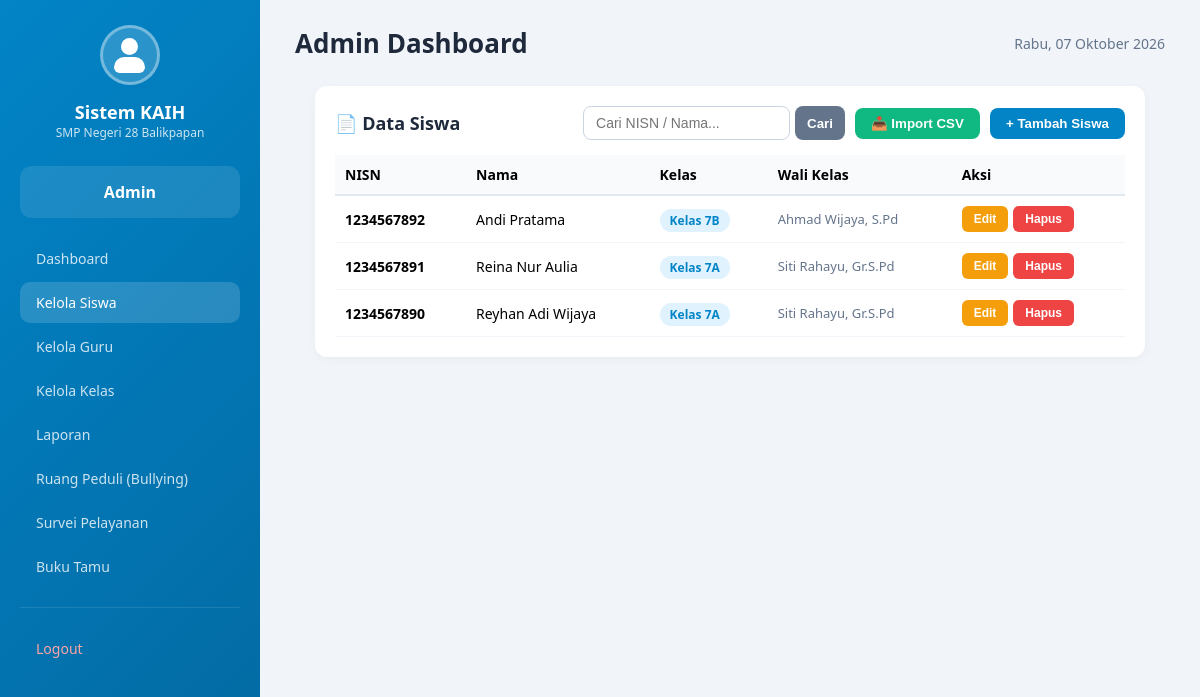
/aplikasi/admin/siswa.php (signed in), run on the app's committed database.
### tables this page shows
CREATE TABLE `siswa` (
  `id` bigint unsigned NOT NULL AUTO_INCREMENT,
  `nisn` varchar(30) NOT NULL,
  `nama_siswa` varchar(100) NOT NULL,
  `kelas` varchar(50) DEFAULT NULL,
  `jenis_kelamin` enum('L','P') DEFAULT NULL,
  `wali_kelas_id` bigint unsigned DEFAULT NULL,
  `created_at` timestamp NULL DEFAULT NULL,
  `updated_at` timestamp NULL DEFAULT NULL,
  PRIMARY KEY (`id`),
  UNIQUE KEY `unique_nisn` (`nisn`),
  KEY `siswa_wali_kelas_id_foreign` (`wali_kelas_id`),
  CONSTRAINT `siswa_wali_kelas_id_foreign` 
    FOREIGN KEY (`wali_kelas_id`) REFERENCES `kaih_kelas` (`id`) 
    ON DELETE SET NULL ON UPDATE CASCADE
);

### aplikasi/admin/siswa.php (the view, shortened to what this page needs)
<?php
require_once '../../config/database.php';
$search = trim($_GET['q'] ?? '');
$query = "SELECT * FROM siswa";
$params = [];
$query .= " ORDER BY nama_siswa ASC";
$stmtSiswa = $pdo->prepare($query);
$stmtSiswa->execute($params);
$daftar_siswa = $stmtSiswa->fetchAll(PDO::FETCH_ASSOC);
$mapWaliKelas = [];
try {
    $stmtWali = $pdo->query("SELECT nama_guru, kelas, jabatan FROM guru");
    while ($row = $stmtWali->fetch(PDO::FETCH_ASSOC)) {
        if (!empty($row['kelas'])) {
            $mapWaliKelas[trim($row['kelas'])] = $row['nama_guru'];
        }
        elseif (!empty($row['jabatan']) && stripos($row['jabatan'], 'Wali Kelas') !== false) {
            $kelasDariJabatan = trim(str_ireplace('Wali Kelas', '', $row['jabatan']));
            if (!empty($kelasDariJabatan)) {
                $mapWaliKelas[$kelasDariJabatan] = $row['nama_guru'];
            }
        }
    }
} catch (PDOException $e) {
    try {
        $stmtWali2 = $pdo->query("SELECT nama_guru, jabatan FROM guru WHERE jabatan LIKE '%Wali Kelas%'");
        while ($row = $stmtWali2->fetch(PDO::FETCH_ASSOC)) {
            $kelasDariJabatan = trim(str_ireplace('Wali Kelas', '', $row['jabatan']));
            if (!empty($kelasDariJabatan)) {
                $mapWaliKelas[$kelasDariJabatan] = $row['nama_guru'];
            }
        }
    } catch (PDOException $ex) {}
}
require_once '../includes/header-kaih.php';
?>
<div class="card" style="padding: 20px; background: white; border-radius: 12px; box-shadow: 0 2px 10px rgba(0,0,0,0.04); margin: 20px;">
    <div style="display: flex; justify-content: space-between; align-items: center; margin-bottom: 15px; flex-wrap: wrap; gap: 10px;">
        <h3 style="margin: 0;">📄 Data Siswa</h3>
        <div style="display: flex; gap: 10px; align-items: center; flex-wrap: wrap;">
            <form method="GET" action="" style="display: flex; gap: 5px;">
                <input type="text" name="q" value="<?php echo htmlspecialchars($search); ?>" placeholder="Cari NISN / Nama..." style="padding: 8px 12px; border: 1px solid #cbd5e1; border-radius: 8px; font-size: 14px; outline: none;">
                <button type="submit" style="padding: 8px 12px; background: #64748b; color: white; border: none; border-radius: 8px; cursor: pointer; font-weight: 600;">Cari</button>
            </form>
            <button onclick="openModalImport()" style="padding: 8px 16px; background: #10b981; color: white; border: none; border-radius: 8px; cursor: pointer; font-weight: 600;">
                📥 Import CSV
            </button>
            <button onclick="openModalTambah()" style="padding: 8px 16px; background: #0284c7; color: white; border: none; border-radius: 8px; cursor: pointer; font-weight: 600;">
                + Tambah Siswa
            </button>
        </div>
    </div>
    <div style="overflow-x: auto;">
        <table style="width: 100%; border-collapse: collapse; font-size: 14px;">
            <thead>
                <tr style="background: #f8fafc; text-align: left;">
                    <th style="padding: 10px; border-bottom: 2px solid #e2e8f0;">NISN</th>
                    <th style="padding: 10px; border-bottom: 2px solid #e2e8f0;">Nama</th>
                    <th style="padding: 10px; border-bottom: 2px solid #e2e8f0;">Kelas</th>
                    <th style="padding: 10px; border-bottom: 2px solid #e2e8f0;">Wali Kelas</th>
                    <th style="padding: 10px; border-bottom: 2px solid #e2e8f0;">Aksi</th>
                </tr>
            </thead>
            <tbody>
                <?php if (empty($daftar_siswa)): ?>
                    <tr>
                        <td colspan="5" style="padding: 20px; text-align: center; color: #94a3b8;">Tidak ada data siswa ditemukan</td>
                    </tr>
                <?php else: ?>
                    <?php foreach ($daftar_siswa as $s): ?>
                        <tr>
                            <td style="padding: 10px; border-bottom: 1px solid #f1f5f9;"><b><?php echo htmlspecialchars($s['nisn']); ?></b></td>
                            <td style="padding: 10px; border-bottom: 1px solid #f1f5f9;"><?php echo htmlspecialchars($s['nama_siswa']); ?></td>
                            <td style="padding: 10px; border-bottom: 1px solid #f1f5f9;">
                                <span style="background: #e0f2fe; color: #0284c7; padding: 3px 10px; border-radius: 20px; font-size: 12px; font-weight: 700;">
                                    <?php echo htmlspecialchars($s['kelas']); ?>
                                </span>
                            </td>
                            <td style="padding: 10px; border-bottom: 1px solid #f1f5f9; color: #64748b; font-size: 13px;">
                                <?php
                                    $waliKelasText = $mapWaliKelas[$s['kelas']] ?? 'Belum Ada';
                                    echo htmlspecialchars($waliKelasText);
                                ?>
                            </td>
                            <td style="padding: 10px; border-bottom: 1px solid #f1f5f9;">
                                <div style="display: flex; gap: 5px;">
                                    <button type="button" onclick="openModalEdit(<?php echo htmlspecialchars(json_encode([
                                        'id' => $s['id'],
                                        'nisn' => $s['nisn'],
                                        'nama_siswa' => $s['nama_siswa'],
                                        'kelas' => $s['kelas']
                                    ])); ?>)" style="padding: 6px 12px; background: #f59e0b; color: white; border: none; border-radius: 6px; cursor: pointer; font-size: 12px; font-weight: 600;">
                                        Edit
                                    </button>
                                    <form method="POST" action="" onsubmit="return confirm('Yakin ingin menghapus siswa ini beserta akun login-ya?');" style="margin: 0;">
                                        <button type="submit" style="padding: 6px 12px; background: #ef4444; color: white; border: none; border-radius: 6px; cursor: pointer; font-size: 12px; font-weight: 600;">
                                            Hapus
                                        </button>
                                    </form>
                                </div>
                            </td>
                        </tr>
                    <?php endforeach; ?>
                <?php endif; ?>
            </tbody>
        </table>
    </div>
    </div>
</div>

### aplikasi/includes/header-kaih.php (style rules this page uses)
* { margin: 0; padding: 0; box-sizing: border-box; }
body { font-family: 'Segoe UI', Tahoma, Geneva, Verdana, sans-serif; background: #f1f5f9; min-height: 100vh; }
.card { background: white; padding: 22px; border-radius: 16px; box-shadow: 0 2px 10px rgba(0,0,0,0.05); margin-bottom: 20px; }
.card h3 { font-size: 18px; color: #1e293b; margin-bottom: 12px; }

### data on the page
siswa: nisn "1234567892", nama_siswa "Andi Pratama", kelas "Kelas 7B", kelas "Ahmad Wijaya, S.Pd"
siswa: nisn "1234567891", nama_siswa "Reina Nur Aulia", kelas "Kelas 7A", kelas "Siti Rahayu, Gr.S.Pd"
siswa: nisn "1234567890", nama_siswa "Reyhan Adi Wijaya", kelas "Kelas 7A", kelas "Siti Rahayu, Gr.S.Pd"

### other printed values
$sidebarLabel "Admin"
$role "Admin"
tanggalIndo() "Rabu, 07 Oktober 2026"
